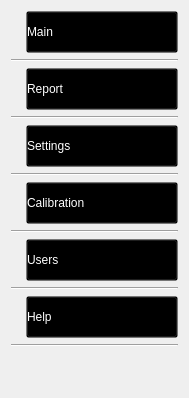
        <widget class="QFrame" name="sidebar">
         <property name="maximumSize">
          <size>
           <width>150</width>
           <height>16777215</height>
          </size>
         </property>
         <property name="styleSheet">
          <string notr="true">QFrame#sidebar{
background-color:rgb(6, 76, 130);
min-width:150px;
max-width:150px;
}


QPushButton{
	color: #ffffff;
	min-height: 40px;
	text-align: left;
    margin-left:15px;
	icon-size:25px;
	background-color:rgb(0,0,0,0);
	min-width:150px;
max-width:150px;
    }

    QPushButton:hover{
    font-size:14px; 
font-weight:bold;
}

Line{
	max-width: 120px;
	background-color:rgba(255, 255, 255, 50);
	margin: 0 15px;
}</string>
         </property>
         <layout class="QVBoxLayout" name="verticalLayout_2">
          <item>
           <widget class="QPushButton" name="sidebar_main_btn">
            <property name="text">
             <string>Main</string>
            </property>
            <property name="icon">
             <iconset resource="Assets.qrc">
              <normaloff>:/assets/Assets/icons/icons8-home-50.png</normaloff>:/assets/Assets/icons/icons8-home-50.png</iconset>
            </property>
           </widget>
          </item>
          <item>
           <widget class="Line" name="line_3">
            <property name="orientation">
             <enum>Qt::Horizontal</enum>
            </property>
           </widget>
          </item>
          <item>
           <widget class="QPushButton" name="sidebar_report_btn">
            <property name="text">
             <string>Report</string>
            </property>
            <property name="icon">
             <iconset resource="Assets.qrc">
              <normaloff>:/assets/Assets/icons/report-48.png</normaloff>:/assets/Assets/icons/report-48.png</iconset>
            </property>
           </widget>
          </item>
          <item>
           <widget class="Line" name="line_4">
            <property name="orientation">
             <enum>Qt::Horizontal</enum>
            </property>
           </widget>
          </item>
          <item>
           <widget class="QPushButton" name="sidebar_settings_btn">
            <property name="text">
             <string>Settings</string>
            </property>
            <property name="icon">
             <iconset resource="Assets.qrc">
              <normaloff>:/assets/Assets/icons/icons8-settings-50.png</normaloff>:/assets/Assets/icons/icons8-settings-50.png</iconset>
            </property>
           </widget>
          </item>
          <item>
           <widget class="Line" name="line_5">
            <property name="orientation">
             <enum>Qt::Horizontal</enum>
            </property>
           </widget>
          </item>
          <item>
           <widget class="QPushButton" name="sidebar_calib_btn">
            <property name="text">
             <string>Calibration</string>
            </property>
            <property name="icon">
             <iconset resource="Assets.qrc">
              <normaloff>:/assets/Assets/icons/icons8-ruler-50.png</normaloff>:/assets/Assets/icons/icons8-ruler-50.png</iconset>
            </property>
           </widget>
          </item>
          <item>
           <widget class="Line" name="line_6">
            <property name="orientation">
             <enum>Qt::Horizontal</enum>
            </property>
           </widget>
          </item>
          <item>
           <widget class="QPushButton" name="sidebar_users_btn">
            <property name="text">
             <string>Users</string>
            </property>
            <property name="icon">
             <iconset resource="Assets.qrc">
              <normaloff>:/assets/Assets/icons/icons8-users-50.png</normaloff>:/assets/Assets/icons/icons8-users-50.png</iconset>
            </property>
           </widget>
          </item>
          <item>
           <widget class="Line" name="line_7">
            <property name="orientation">
             <enum>Qt::Horizontal</enum>
            </property>
           </widget>
          </item>
          <item>
           <widget class="QPushButton" name="sidebar_help_btn">
            <property name="text">
             <string>Help</string>
            </property>
            <property name="icon">
             <iconset resource="Assets.qrc">
              <normaloff>:/assets/Assets/icons/icons8-question-50.png</normaloff>:/assets/Assets/icons/icons8-question-50.png</iconset>
            </property>
           </widget>
          </item>
          <item>
           <widget class="Line" name="line_8">
            <property name="orientation">
             <enum>Qt::Horizontal</enum>
            </property>
           </widget>
          </item>
          <item>
           <spacer name="verticalSpacer">
            <property name="orientation">
             <enum>Qt::Vertical</enum>
            </property>
            <property name="sizeHint" stdset="0">
             <size>
              <width>20</width>
              <height>40</height>
             </size>
            </property>
           </spacer>
          </item>
         </layout>
        </widget>
